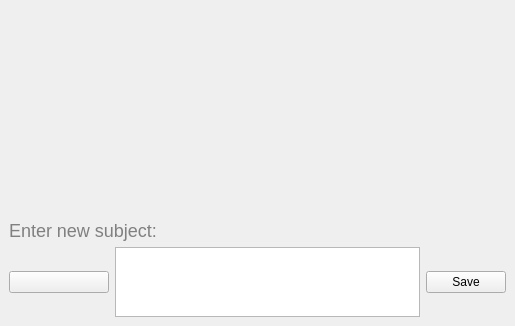
<?xml version="1.0" encoding="UTF-8"?>
<ui version="4.0">
 <class>GroupSubjectWindow</class>
 <widget class="QMainWindow" name="GroupSubjectWindow">
  <property name="geometry">
   <rect>
    <x>0</x>
    <y>0</y>
    <width>515</width>
    <height>326</height>
   </rect>
  </property>
  <property name="windowTitle">
   <string>Change Subject</string>
  </property>
  <widget class="QWidget" name="centralwidget">
   <layout class="QVBoxLayout" name="verticalLayout">
    <item>
     <spacer name="verticalSpacer">
      <property name="orientation">
       <enum>Qt::Vertical</enum>
      </property>
      <property name="sizeHint" stdset="0">
       <size>
        <width>20</width>
        <height>40</height>
       </size>
      </property>
     </spacer>
    </item>
    <item>
     <spacer name="verticalSpacer_2">
      <property name="orientation">
       <enum>Qt::Vertical</enum>
      </property>
      <property name="sizeHint" stdset="0">
       <size>
        <width>20</width>
        <height>40</height>
       </size>
      </property>
     </spacer>
    </item>
    <item>
     <widget class="QLabel" name="nLabel">
      <property name="styleSheet">
       <string notr="true">font-size:18px;color:gray</string>
      </property>
      <property name="text">
       <string>Enter new subject:</string>
      </property>
     </widget>
    </item>
    <item>
     <layout class="QHBoxLayout" name="horizontalLayout">
      <item>
       <widget class="QPushButton" name="selectEmojiButton">
        <property name="enabled">
         <bool>true</bool>
        </property>
        <property name="sizePolicy">
         <sizepolicy hsizetype="Minimum" vsizetype="Fixed">
          <horstretch>0</horstretch>
          <verstretch>0</verstretch>
         </sizepolicy>
        </property>
        <property name="minimumSize">
         <size>
          <width>100</width>
          <height>0</height>
         </size>
        </property>
        <property name="maximumSize">
         <size>
          <width>16777215</width>
          <height>16777215</height>
         </size>
        </property>
        <property name="text">
         <string/>
        </property>
        <property name="icon">
         <iconset>
          <normaloff>../../../../../../../../../../../usr/share/yappari/icons/48x48/81-23.png</normaloff>../../../../../../../../../../../usr/share/yappari/icons/48x48/81-23.png</iconset>
        </property>
        <property name="iconSize">
         <size>
          <width>48</width>
          <height>48</height>
         </size>
        </property>
       </widget>
      </item>
      <item>
       <widget class="ChatTextEdit" name="textEdit">
        <property name="maximumSize">
         <size>
          <width>16777215</width>
          <height>70</height>
         </size>
        </property>
       </widget>
      </item>
      <item>
       <widget class="QPushButton" name="saveButton">
        <property name="maximumSize">
         <size>
          <width>150</width>
          <height>16777215</height>
         </size>
        </property>
        <property name="text">
         <string>Save</string>
        </property>
       </widget>
      </item>
     </layout>
    </item>
   </layout>
  </widget>
 </widget>
 <customwidgets>
  <customwidget>
   <class>ChatTextEdit</class>
   <extends>QTextEdit</extends>
   <header>Gui/chattextedit.h</header>
  </customwidget>
 </customwidgets>
 <resources/>
 <connections/>
</ui>
